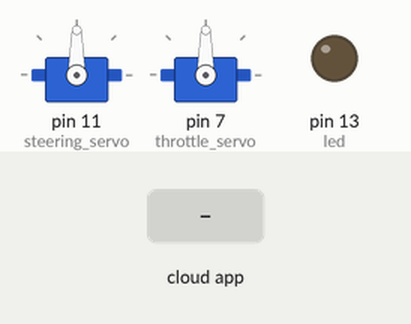
The sketch below on a simulated Arduino Uno, built with avr-gcc and run on an emulated ATmega328P. Parts: 2 × servo, output pins drawn as LEDs (lit = HIGH). The inputs (shaded band) are chosen by the test bench. The ROS host is connected and sends only what is stated.

Above: at 1.2 s.
1.3 s: the phone or cloud app sets steering to 0
At 2.5 s:
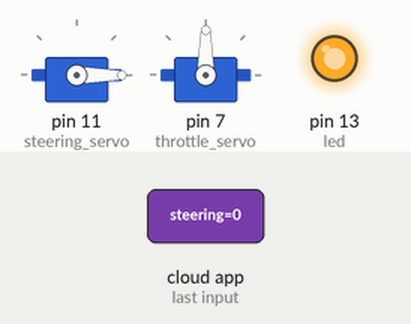
2.8 s: the phone or cloud app sets throttle to 0
At 3.6 s:
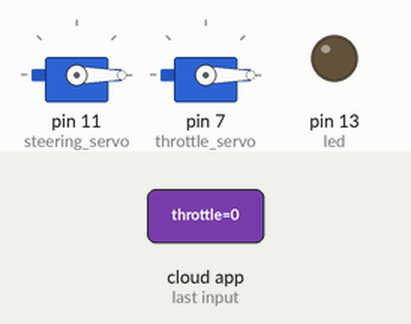
4.3 s: the phone or cloud app sets steering to 45
At 4.8 s:
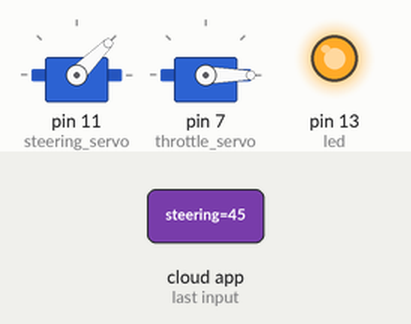
5.8 s: the phone or cloud app sets throttle to 45
At 7.0 s:
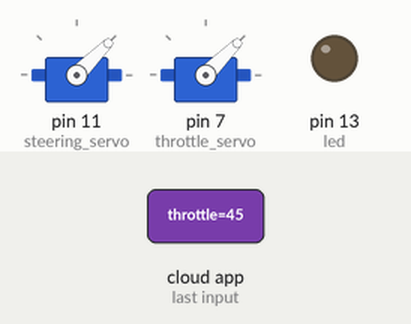
7.3 s: the phone or cloud app sets steering to 90
At 8.3 s:
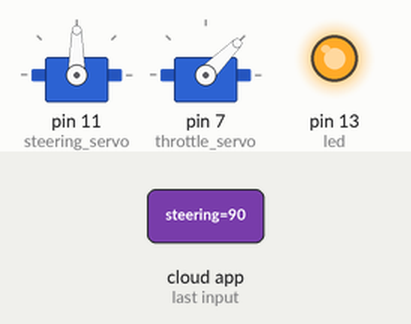
8.8 s: the phone or cloud app sets throttle to 180
At 9.4 s:
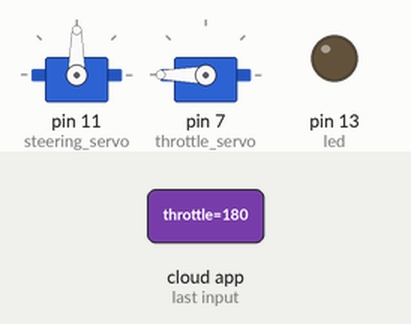
Timing chart, 0 to 11.3 s (numbered marks = the images above; inputs shaded):
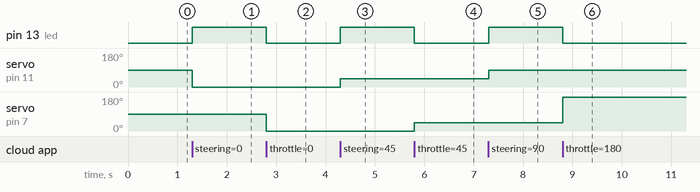

The sketch:

Car_Controller.ino
```cpp
/*
 * rosserial Servo Control Example
 *
 * This sketch demonstrates the control of hobby R/C servos
 * using ROS and the arduiono
 *
 * For the full tutorial write up, visit
 * www.ros.org/wiki/rosserial_arduino_demos
 *
 * For more information on the Arduino Servo Library
 * Checkout :
 * http://www.arduino.cc/en/Reference/Servo
 */
//#define MIN_THROTTLE_FRONT (96)
//#define MAX_THROTTLE_FRONT (120)
//
//#define MIN_THROTTLE_BACK (84)
//#define MAX_THROTTLE_BACK (60)
//
//#define MIN_STEER (45)
//#define MAX_STEER (135)


#define MIN_THROTTLE_FRONT (0)
#define MAX_THROTTLE_FRONT (180)

#define MIN_THROTTLE_BACK (180)
#define MAX_THROTTLE_BACK (0)

#define MIN_STEER (0)
#define MAX_STEER (180)

#define NEUTRAL (90)

#if defined(ARDUINO) && ARDUINO >= 100
   #include "Arduino.h"
 #else
   #include <WProgram.h>
 #endif

   #include <Servo.h>
   #include <ros.h>
   #include <std_msgs/UInt16.h>
   ros::NodeHandle  nh;

Servo steering_servo;
Servo throttle_servo;

void steering_servo_cb( const std_msgs::UInt16& cmd_msg){
  int value=constrain(cmd_msg.data,MIN_STEER,MAX_STEER);
  steering_servo.write(value);                                                              //within a loop, a local variable can be
  digitalWrite(13, HIGH-digitalRead(13));                                                   //a common name
}
void throttle_servo_cb( const std_msgs::UInt16& cmd_msg){
  int value;
//  if (cmd_msg.data<NEUTRAL){
//    value=constrain(cmd_msg.data,MAX_THROTTLE_BACK,MIN_THROTTLE_BACK);
//    }
//  else{
//    value=constrain(cmd_msg.data,MIN_THROTTLE_FRONT,MAX_THROTTLE_FRONT);
//    }
  value=cmd_msg.data;
  throttle_servo.write(value); //set servo angle, should be from 0-180
  digitalWrite(13, HIGH-digitalRead(13));  //toggle led
}
ros::Subscriber<std_msgs::UInt16> steering_sub("steering", steering_servo_cb);              // name of the subscriber callback has
ros::Subscriber<std_msgs::UInt16> throttle_sub("throttle", throttle_servo_cb);              // to match the one defined above

void setup(){
  pinMode(13, OUTPUT);
 // ALWAYS ONLY ONE SETUP
  nh.initNode();

  nh.subscribe(steering_sub);                                                               // name of the subscriber callback has
  nh.subscribe(throttle_sub);                                                               // to match the one defined above
  steering_servo.attach(11); //attach it to pin 7
  throttle_servo.attach(7); //attach it to pin 6
  throttle_servo.write(NEUTRAL);
  steering_servo.write(NEUTRAL);
}

void loop(){
  nh.spinOnce();
  delay(1);
}
```

Measured:
- after the input at 1.3 s, pin 13 (led): LOW → HIGH at once; servo on pin 11 (steering_servo): 90° → 0° at once
- after the input at 2.8 s, pin 13 (led): HIGH → LOW at once; servo on pin 7 (throttle_servo): 90° → 0° at once
- after the input at 4.3 s, pin 13 (led): LOW → HIGH at once; servo on pin 11 (steering_servo): 0° → 45° at once
- after the input at 5.8 s, pin 13 (led): HIGH → LOW at once; servo on pin 7 (throttle_servo): 0° → 45° at once
- after the input at 7.3 s, pin 13 (led): LOW → HIGH at once; servo on pin 11 (steering_servo): 45° → 90° at once
- after the input at 8.8 s, pin 13 (led): HIGH → LOW at once; servo on pin 7 (throttle_servo): 45° → 180° at once
